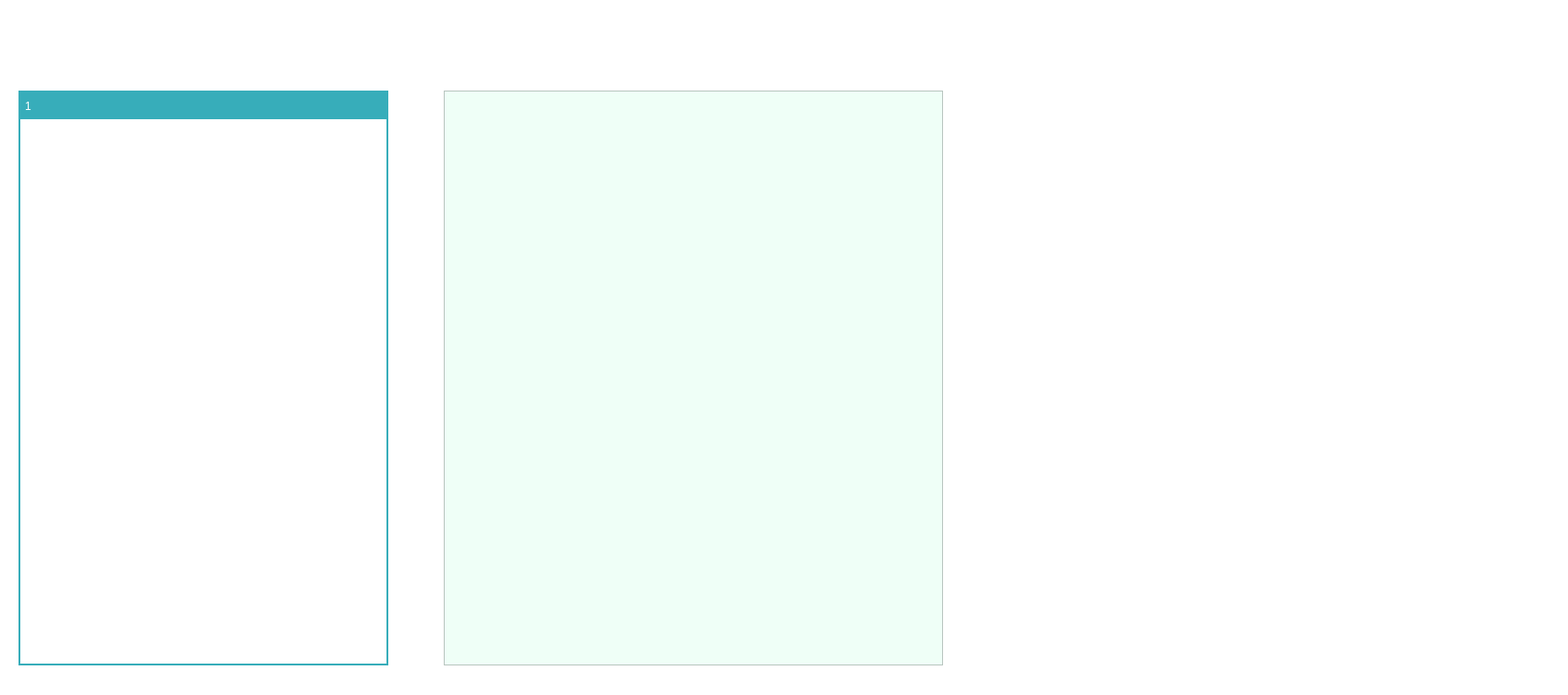
<?xml version="1.0" encoding="UTF-8"?>
<ui version="4.0">
 <class>MainFixture</class>
 <widget class="QWidget" name="MainFixture">
  <property name="geometry">
   <rect>
    <x>0</x>
    <y>0</y>
    <width>1696</width>
    <height>752</height>
   </rect>
  </property>
  <property name="windowTitle">
   <string>Form</string>
  </property>
  <property name="styleSheet">
   <string notr="true">#MainFixture {
background: #FFFFFF;
border-radius: 10px;

}
</string>
  </property>
  <widget class="QWidget" name="widget_left" native="true">
   <property name="geometry">
    <rect>
     <x>20</x>
     <y>20</y>
     <width>400</width>
     <height>700</height>
    </rect>
   </property>
   <layout class="QVBoxLayout" name="verticalLayout_2" stretch="1,8">
    <property name="spacing">
     <number>0</number>
    </property>
    <property name="leftMargin">
     <number>0</number>
    </property>
    <property name="topMargin">
     <number>0</number>
    </property>
    <property name="rightMargin">
     <number>0</number>
    </property>
    <property name="bottomMargin">
     <number>0</number>
    </property>
    <item>
     <widget class="QWidget" name="widget_title_left" native="true"/>
    </item>
    <item>
     <widget class="QTreeWidget" name="treeWidget">
      <property name="styleSheet">
       <string notr="true">QTreeWidget {
    background-color: #ffffff; /* 背景颜色 */
    border: 2px solid #37adba; /* 边框颜色 */
    selection-background-color: #4CAF50; /* 选中项背景颜色 */
    selection-color: #ffffff; /* 选中项文字颜色 */
}

QTreeWidget::item {
    border-bottom: 1px solid #37adba; /* 项之间的分隔线 */
    padding: 4px; /* 内边距 */
	height : 40px;
}

QTreeWidget::item:selected {
    background-color: #37adba; /* 选中项背景颜色 */
    color: #ffffff; /* 选中项文字颜色 */
}

QTreeWidget::branch {
    background-color: #ffffff; /* 分支背景颜色 */
}

QTreeWidget::branch:has-children {
    border-image: url(:/static/PHOTOS/combo_up.png) 0 ; /* 闭合的分支图标 */
}

QTreeWidget::branch:open:has-children {
    border-image: url(:/static/PHOTOS/combo_down.png) 0; /* 展开的分支图标 */
}

QTreeWidget::branch:has-siblings {
    border-bottom: 1px solid #37adba; /* 同级分支之间的分隔线 */
}

QHeaderView::section {
    background-color: #37adba; /* 表头背景颜色 */
    border: 1px solid #37adba; /* 表头边框 */
    padding: 4px; /* 表头内边距 */
    text-align: left; /* 文字对齐方式 */
    color: #ffffff; /* 表头文字颜色 */
}

QHeaderView::section:checked {
    color: #ffffff; /* 选中列的文字颜色 */
    background-color: #388E3C; /* 选中列的背景颜色 */
}

QHeaderView::section:horizontal {
    border-top: 2px solid #37adba; /* 水平表头的上边框 */
}

QHeaderView::section:vertical {
    border-left: 2px solid #37adba; /* 垂直表头的左边框 */
}</string>
      </property>
     </widget>
    </item>
   </layout>
  </widget>
  <widget class="QWidget" name="widget_mid" native="true">
   <property name="geometry">
    <rect>
     <x>480</x>
     <y>20</y>
     <width>540</width>
     <height>700</height>
    </rect>
   </property>
   <property name="styleSheet">
    <string notr="true"/>
   </property>
   <layout class="QVBoxLayout" name="verticalLayout" stretch="1,8">
    <property name="spacing">
     <number>0</number>
    </property>
    <property name="leftMargin">
     <number>0</number>
    </property>
    <property name="topMargin">
     <number>0</number>
    </property>
    <property name="rightMargin">
     <number>0</number>
    </property>
    <property name="bottomMargin">
     <number>0</number>
    </property>
    <item>
     <widget class="QWidget" name="widget_title_mid" native="true"/>
    </item>
    <item>
     <widget class="QTextEdit" name="textEdit">
      <property name="styleSheet">
       <string notr="true">background-color: #effff7;</string>
      </property>
     </widget>
    </item>
   </layout>
  </widget>
  <widget class="QWidget" name="widget_right" native="true">
   <property name="geometry">
    <rect>
     <x>1060</x>
     <y>20</y>
     <width>621</width>
     <height>700</height>
    </rect>
   </property>
   <widget class="QWidget" name="widget_op" native="true">
    <property name="geometry">
     <rect>
      <x>120</x>
      <y>140</y>
      <width>400</width>
      <height>400</height>
     </rect>
    </property>
    <property name="minimumSize">
     <size>
      <width>400</width>
      <height>400</height>
     </size>
    </property>
    <property name="maximumSize">
     <size>
      <width>400</width>
      <height>400</height>
     </size>
    </property>
    <property name="styleSheet">
     <string notr="true"/>
    </property>
   </widget>
  </widget>
 </widget>
 <resources/>
 <connections/>
</ui>
